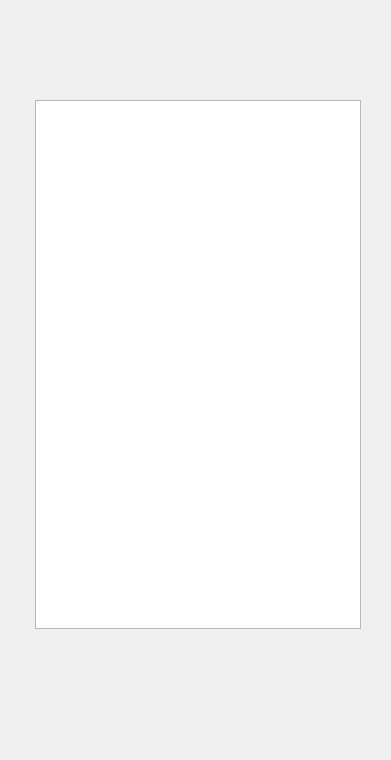
<?xml version="1.0" encoding="UTF-8"?>
<ui version="4.0">
 <class>Widget</class>
 <widget class="QWidget" name="Widget">
  <property name="geometry">
   <rect>
    <x>0</x>
    <y>0</y>
    <width>391</width>
    <height>760</height>
   </rect>
  </property>
  <property name="sizePolicy">
   <sizepolicy hsizetype="Fixed" vsizetype="Fixed">
    <horstretch>0</horstretch>
    <verstretch>0</verstretch>
   </sizepolicy>
  </property>
  <property name="minimumSize">
   <size>
    <width>391</width>
    <height>760</height>
   </size>
  </property>
  <property name="maximumSize">
   <size>
    <width>391</width>
    <height>760</height>
   </size>
  </property>
  <property name="windowTitle">
   <string>Widget</string>
  </property>
  <layout class="QVBoxLayout" name="verticalLayout_2">
   <property name="leftMargin">
    <number>35</number>
   </property>
   <property name="topMargin">
    <number>100</number>
   </property>
   <property name="rightMargin">
    <number>30</number>
   </property>
   <property name="bottomMargin">
    <number>85</number>
   </property>
   <item>
    <widget class="QWidget" name="contentWidget" native="true">
     <layout class="QVBoxLayout" name="verticalLayout">
      <property name="leftMargin">
       <number>0</number>
      </property>
      <property name="topMargin">
       <number>0</number>
      </property>
      <property name="rightMargin">
       <number>0</number>
      </property>
      <property name="bottomMargin">
       <number>0</number>
      </property>
      <item>
       <widget class="QListWidget" name="listWidget">
        <property name="verticalScrollBarPolicy">
         <enum>Qt::ScrollBarAlwaysOff</enum>
        </property>
        <property name="horizontalScrollBarPolicy">
         <enum>Qt::ScrollBarAlwaysOff</enum>
        </property>
       </widget>
      </item>
      <item>
       <widget class="QWidget" name="widget_2" native="true">
        <property name="sizePolicy">
         <sizepolicy hsizetype="Preferred" vsizetype="Fixed">
          <horstretch>0</horstretch>
          <verstretch>0</verstretch>
         </sizepolicy>
        </property>
        <property name="minimumSize">
         <size>
          <width>0</width>
          <height>40</height>
         </size>
        </property>
        <property name="maximumSize">
         <size>
          <width>16777215</width>
          <height>40</height>
         </size>
        </property>
        <layout class="QHBoxLayout" name="horizontalLayout">
         <property name="leftMargin">
          <number>0</number>
         </property>
         <property name="topMargin">
          <number>0</number>
         </property>
         <property name="rightMargin">
          <number>5</number>
         </property>
         <property name="bottomMargin">
          <number>0</number>
         </property>
         <item>
          <spacer name="horizontalSpacer">
           <property name="orientation">
            <enum>Qt::Horizontal</enum>
           </property>
           <property name="sizeHint" stdset="0">
            <size>
             <width>264</width>
             <height>20</height>
            </size>
           </property>
          </spacer>
         </item>
         <item>
          <widget class="QPushButton" name="addButton">
           <property name="sizePolicy">
            <sizepolicy hsizetype="Fixed" vsizetype="Fixed">
             <horstretch>0</horstretch>
             <verstretch>0</verstretch>
            </sizepolicy>
           </property>
           <property name="minimumSize">
            <size>
             <width>40</width>
             <height>40</height>
            </size>
           </property>
           <property name="maximumSize">
            <size>
             <width>40</width>
             <height>40</height>
            </size>
           </property>
           <property name="text">
            <string/>
           </property>
           <property name="icon">
            <iconset resource="resource.qrc">
             <normaloff>:/images/ic_add.png</normaloff>:/images/ic_add.png</iconset>
           </property>
           <property name="iconSize">
            <size>
             <width>30</width>
             <height>30</height>
            </size>
           </property>
           <property name="flat">
            <bool>true</bool>
           </property>
          </widget>
         </item>
        </layout>
       </widget>
      </item>
     </layout>
    </widget>
   </item>
  </layout>
 </widget>
 <layoutdefault spacing="6" margin="11"/>
 <resources>
  <include location="resource.qrc"/>
 </resources>
 <connections/>
</ui>
